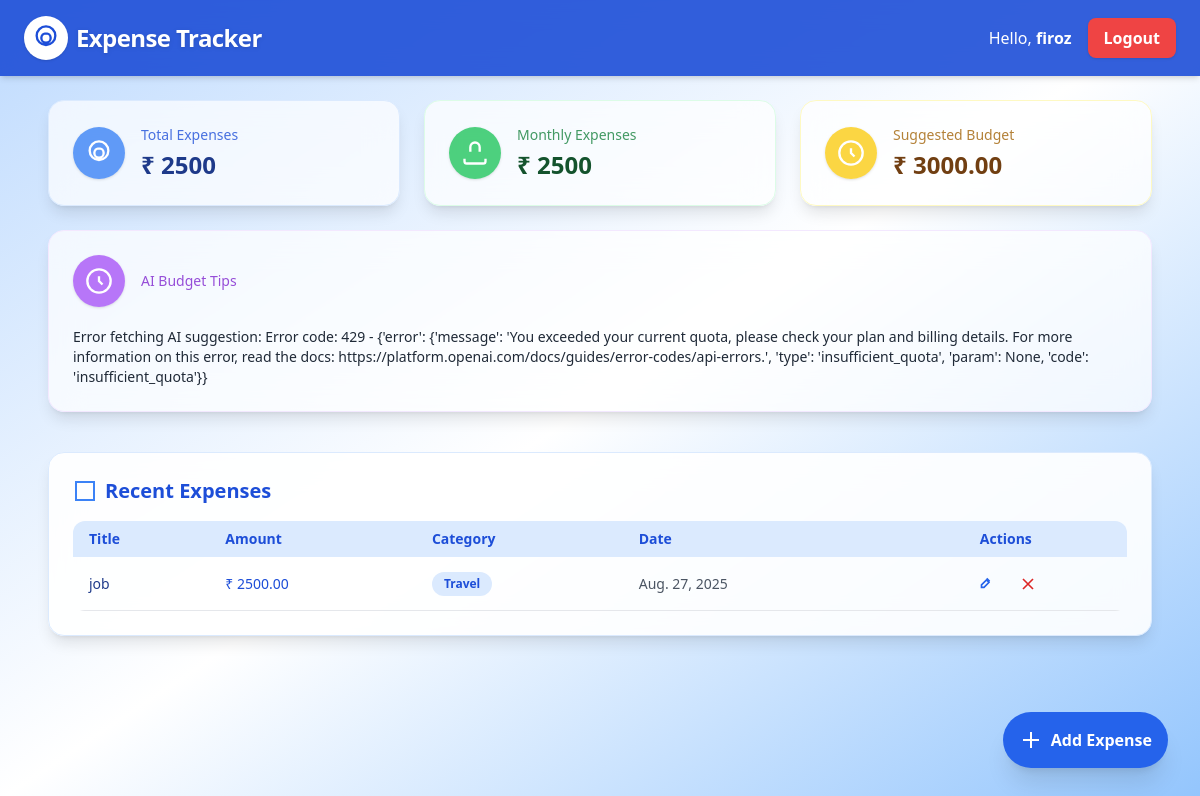
Screenshot of /dashboard/ (signed in) with the database file from the repository.
### expenses/models.py (models this page shows, shortened)
class AiSuggestion(models.Model):
    user = models.ForeignKey(User, on_delete=models.CASCADE)
    month = models.IntegerField()
    year = models.IntegerField()
    suggestion = models.TextField()
    created_at = models.DateTimeField(auto_now_add=True)

class Expense(models.Model):
    CATEGORY_CHOICES = [
        ('Food', 'Food'),
        ('Travel', 'Travel'),
        ('Shopping', 'Shopping'),
        ('Bills', 'Bills'),
        ('Other', 'Other'),
    ]
    VISIBILITY_CHOICES = [
        ('private', 'Private'),
        ('shared', 'Shared'),
    ]
    user = models.ForeignKey(User, on_delete=models.CASCADE)
    title = models.CharField(max_length=100)
    amount = models.DecimalField(max_digits=10, decimal_places=2)
    category = models.CharField(max_length=50, choices=CATEGORY_CHOICES)
    date = models.DateField(auto_now_add=True)
    description = models.TextField(blank=True, null=True)
    visibility = models.CharField(max_length=10, choices=VISIBILITY_CHOICES, default='private')  # ← new field

### expenses/views.py (the view, shortened to what this page needs)
# urls.py: path('dashboard/',views.dashboard, name='user_dashboard'),
@login_required(login_url='login')
def dashboard(request):
    user = request.user
    today = date.today()
    expenses = Expense.objects.filter(Q(user=user) | Q(visibility='Shared')).order_by('-date')
    total_expenses = expenses.aggregate(Sum('amount'))['amount__sum'] or 0
    monthly_expenses = expenses.filter(date__month=today.month, date__year=today.year)\
                               .aggregate(Sum('amount'))['amount__sum'] or 0
    suggested_budget = float(monthly_expenses) * 1.2
    expense_list = [
        {'category': exp.category, 'amount': float(exp.amount)}
        for exp in expenses.filter(date__month=today.month, date__year=today.year)
    ]
    ai_record = AiSuggestion.objects.filter(user=user, month=today.month, year=today.year).first()
    if ai_record:
        ai_suggestion = ai_record.suggestion
    context = {
        'expenses': expenses,
        'total_expenses': total_expenses,
        'monthly_expenses': monthly_expenses,
        'suggested_budget': suggested_budget,
        'ai_suggestion': ai_suggestion,
    }
    return render(request, 'user_dashboard.html', context)

### expenses/templates/user_dashboard.html (shortened to what this page needs)
<!DOCTYPE html>
<html lang="en">
<head>
    <script src="https://cdn.tailwindcss.com"></script>
</head>
<body class="bg-gradient-to-br from-blue-200 via-white to-blue-300 min-h-screen">
<nav class="bg-blue-700/90 backdrop-blur-md text-white px-6 py-4 flex justify-between items-center shadow-md sticky top-0 z-10">
    <div class="flex items-center gap-2">
        <div class="bg-white rounded-full p-2 shadow">
            <svg class="w-7 h-7 text-blue-700" fill="none" stroke="currentColor" stroke-width="2" viewBox="0 0 24 24">
                <path d="M12 8c-2.21 0-4 1.79-4 4s1.79 4 4 4 4-1.79 4-4-1.79-4-4-4zm0 10c-4.41 0-8-3.59-8-8s3.59-8 8-8 8 3.59 8 8-3.59 8-8 8z"/>
            </svg>
        </div>
        <h1 class="text-2xl font-bold tracking-tight drop-shadow">Expense Tracker</h1>
    </div>
    <div class="flex items-center gap-4">
        <span class="hidden sm:inline">Hello, <b class="font-semibold">{{ request.user.username }}</b></span>
        <a href="{% url 'logout' %}" class="bg-red-500 px-4 py-2 rounded-lg hover:bg-red-600 font-semibold transition shadow">Logout</a>
    </div>
</nav>
<div class="max-w-6xl mx-auto p-6" x-data="{ showModal: false, deleteUrl: '' }">
    <div class="grid grid-cols-1 md:grid-cols-3 gap-6 mb-10">
        <div class="bg-white/70 backdrop-blur-lg p-6 rounded-2xl shadow-lg flex items-center gap-4 hover:scale-105 transition-transform duration-200 border border-blue-100">
            <div class="bg-blue-500/80 rounded-full p-3 shadow">
                <svg class="w-7 h-7 text-white" fill="none" stroke="currentColor" stroke-width="2" viewBox="0 0 24 24">
                    <path d="M12 8c-2.21 0-4 1.79-4 4s1.79 4 4 4 4-1.79 4-4-1.79-4-4-4zm0 10c-4.41 0-8-3.59-8-8s3.59-8 8-8 8 3.59 8 8-3.59 8-8 8z"/>
                </svg>
            </div>
            <div>
                <h3 class="text-sm font-medium text-blue-700 opacity-80">Total Expenses</h3>
                <p class="text-2xl font-bold mt-1 text-blue-900">₹ {{ total_expenses }}</p>
            </div>
        </div>
        <div class="bg-white/70 backdrop-blur-lg p-6 rounded-2xl shadow-lg flex items-center gap-4 hover:scale-105 transition-transform duration-200 border border-green-100">
            <div class="bg-green-500/80 rounded-full p-3 shadow">
                <svg class="w-7 h-7 text-white" fill="none" stroke="currentColor" stroke-width="2" viewBox="0 0 24 24">
                    <path d="M3 17v2a2 2 0 002 2h14a2 2 0 002-2v-2"/>
                    <path d="M16 11V7a4 4 0 00-8 0v4"/>
                </svg>
            </div>
            <div>
                <h3 class="text-sm font-medium text-green-700 opacity-80">Monthly Expenses</h3>
                <p class="text-2xl font-bold mt-1 text-green-900">₹ {{ monthly_expenses }}</p>
            </div>
        </div>
        <div class="bg-white/70 backdrop-blur-lg p-6 rounded-2xl shadow-lg flex items-center gap-4 hover:scale-105 transition-transform duration-200 border border-yellow-100">
            <div class="bg-yellow-400/80 rounded-full p-3 shadow">
                <svg class="w-7 h-7 text-white" fill="none" stroke="currentColor" stroke-width="2" viewBox="0 0 24 24">
                    <path d="M12 8v4l3 3"/>
                    <circle cx="12" cy="12" r="10"/>
                </svg>
            </div>
            <div>
                <h3 class="text-sm font-medium text-yellow-700 opacity-80">Suggested Budget</h3>
                <p class="text-2xl font-bold mt-1 text-yellow-900">₹ {{ suggested_budget|floatformat:2 }}</p>
            </div>
        </div>
        <div class="bg-white/70 backdrop-blur-lg p-6 rounded-2xl shadow-lg flex flex-col gap-3 hover:scale-105 transition-transform duration-200 border border-purple-100 md:col-span-3">
            <div class="flex items-center gap-4">
                <div class="bg-purple-500/80 rounded-full p-3 shadow">
                    <svg class="w-7 h-7 text-white" fill="none" stroke="currentColor" stroke-width="2" viewBox="0 0 24 24">
                        <path d="M12 8v4l3 3"/>
                        <circle cx="12" cy="12" r="10"/>
                    </svg>
                </div>
                <h3 class="text-sm font-medium text-purple-700 opacity-80">AI Budget Tips</h3>
            </div>
            <p class="text-gray-800 text-sm mt-2 break-words">{{ ai_suggestion }}</p>
        </div>
    </div>
    <div class="fixed bottom-8 right-8 z-20">
        <a href="{% url 'add_expense' %}" class="bg-blue-600 hover:bg-blue-700 text-white rounded-full shadow-xl p-4 flex items-center gap-2 transition-transform hover:scale-110 duration-200">
            <svg class="w-6 h-6" fill="none" stroke="currentColor" stroke-width="2" viewBox="0 0 24 24">
                <path d="M12 4v16m8-8H4"/>
            </svg>
            <span class="hidden sm:inline font-semibold">Add Expense</span>
        </a>
    </div>
    <div class="bg-white/90 backdrop-blur-lg p-6 rounded-2xl shadow-lg mt-6 border border-blue-100">
        <h2 class="text-xl font-bold mb-4 text-blue-700 flex items-center gap-2">
            <svg class="w-6 h-6 text-blue-500" fill="none" stroke="currentColor" stroke-width="2" viewBox="0 0 24 24">
                <path d="M3 3h18v18H3V3z"/>
            </svg>
            Recent Expenses
        </h2>
        <div class="overflow-x-auto rounded-xl">
            <table class="w-full table-auto rounded-lg overflow-hidden text-sm">
                <thead>
                    <tr class="bg-blue-100 text-blue-700">
                        <th class="px-4 py-2 text-left">Title</th>
                        <th class="px-4 py-2 text-left">Amount</th>
                        <th class="px-4 py-2 text-left">Category</th>
                        <th class="px-4 py-2 text-left">Date</th>
                        <th class="px-4 py-2 text-center">Actions</th>
                    </tr>
                </thead>
                <tbody>
                    {% for expense in expenses %}
                    <tr class="border-b hover:bg-blue-50/70 transition group">
                        <td class="px-4 py-2 font-medium text-blue-900">{{ expense.title }}</td>
                        <td class="px-4 py-2 text-blue-700">₹ {{ expense.amount }}</td>
                        <td class="px-4 py-2">
                            <span class="inline-block px-3 py-1 rounded-full text-xs font-semibold
                                {% if expense.category == 'Food' %} bg-pink-100 text-pink-700
                                {% elif expense.category == 'Travel' %} bg-blue-100 text-blue-700
                                {% elif expense.category == 'Shopping' %} bg-green-100 text-green-700
                                {% elif expense.category == 'Bills' %} bg-yellow-100 text-yellow-700
                                {% else %} bg-gray-100 text-gray-700
                                {% endif %}
                            ">
                                {{ expense.category }}
                            </span>
                        </td>
                        <td class="px-4 py-2 text-gray-600">{{ expense.date }}</td>
                        <td class="px-4 py-2 text-center flex justify-center gap-2">
                            <a href="{% url 'edit_expense' expense.id %}" class="text-blue-600 hover:bg-blue-100 rounded-full p-2 transition" title="Edit">
                                <svg class="w-5 h-5 inline" fill="none" stroke="currentColor" stroke-width="2" viewBox="0 0 24 24">
                                    <path d="M15.232 5.232l3.536 3.536M9 13l6-6 3 3-6 6H9v-3z"/>
                                </svg>
                            </a>
                            <button
                                @click="showModal = true; deleteUrl = '{% url 'delete_expense' expense.id %}'"
                                class="text-red-600 hover:bg-red-100 rounded-full p-2 transition"
                                title="Delete"
                                type="button"
                            >
                                <svg class="w-5 h-5 inline" fill="none" stroke="currentColor" stroke-width="2" viewBox="0 0 24 24">
                                    <path d="M6 18L18 6M6 6l12 12"/>
                                </svg>
                            </button>
                        </td>
                    </tr>
                    {% empty %}
                    <tr>
                        <td colspan="5" class="py-6 text-center text-gray-500">No expenses yet.</td>
                    </tr>
                    {% endfor %}
                </tbody>
            </table>
        </div>
    </div>
</div></div>
</html></body>
</body>
</html>

### rows the page displays
AiSuggestion: suggestion "Error fetching AI suggestion: Error code: 429 - {'error': {'message': 'You exceeded your current quota, please check your plan and billing details. For more information on this error, read the docs: https://platform.openai.com/docs/guides/error-codes/api-errors.', 'type': 'insufficient_quota', 'param': None, 'code': 'insufficient_quota'}}"
Expense: title "job", amount "2500.00", category "Travel", date "Aug. 27, 2025"

### other values shown
{{ request.user.username }} "firoz"
{{ total_expenses }} "2500"
{{ monthly_expenses }} "2500"
{{ suggested_budget|floatformat:2 }} "3000.00"
